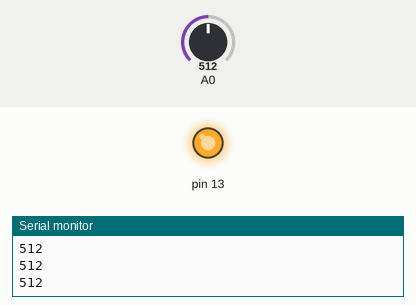
This sketch was run on a simulated Arduino Uno, built with avr-gcc and run on an emulated ATmega328P. Shown: output pins drawn as LEDs (lit = HIGH), the last lines printed to the serial monitor. The test bench sets the inputs (shaded band); at power-on: A0 = 512. The modem accepts every AT command (registered, SIM ready, sends succeed) and sends nothing else.

Above: at 1.3 s.
1.4 s: A0 set to 466
3.0 s: A0 set to 435
At 4.6 s:
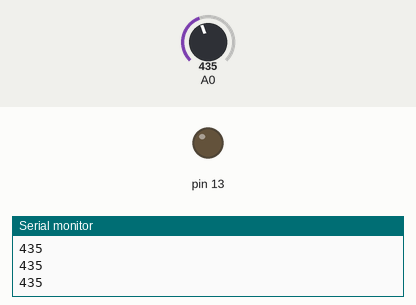
5.0 s: A0 set to 460
At 6.2 s:
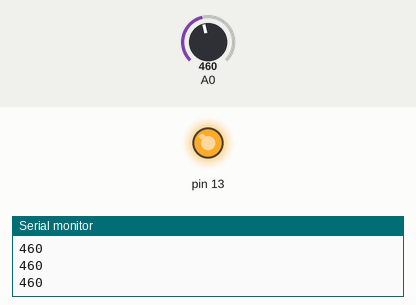
6.5 s: A0 set to 440
At 7.4 s:
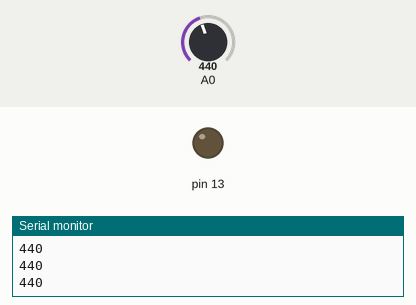
Timing chart, 0 to 9.2 s (numbered marks = the images above; inputs shaded):
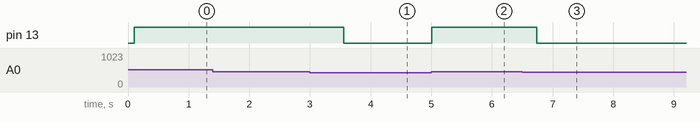

The sketch:

final_gsm.ino
```cpp
#include <SoftwareSerial.h>
SoftwareSerial mySerial(9, 10);

void setup()
{
   pinMode(13,OUTPUT);
   mySerial.begin(9600);
   Serial.begin(9600);
   delay(100);
}
void loop()
{

   int x=analogRead(A0);
   Serial.print(x);
   Serial.print("\n");
   if(x>450)
   {

         digitalWrite(13,HIGH);
         if (Serial.available()>0)
         mySerial.println("AT+CMGF=1");
         delay(100);
         mySerial.println("AT+CMGS=\"+918547660715\"\r");
         delay(100);
         mySerial.println("Drunken Drive Detected");
         delay(100);
         mySerial.println((char)26);
         delay(100);
         mySerial.println("ATD+918547660715;");
         delay(100);
   }
   else
       digitalWrite(13,LOW);
   }
```

Measured:
- the behaviour switches between 451 and 450 on A0 (found by bisection; images 0 and 1)
- after the input at 3.0 s, pin 13: HIGH → LOW after 0.56 s
- after the input at 5.0 s, pin 13: LOW → HIGH at once
- after the input at 6.5 s, pin 13: HIGH → LOW after 0.24 s
